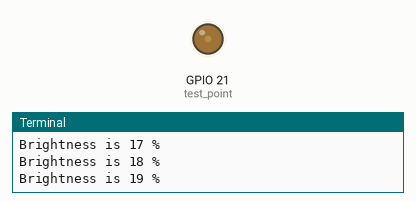
Bench run of a program on a simulated Raspberry Pi (BCM pin numbers). On the bench: output pins drawn as LEDs (lit = HIGH), the last lines printed to the terminal. At 20.0 s the program stops and its outputs stay as they are.

Above: at 3.9 s.
At 7.91 s:
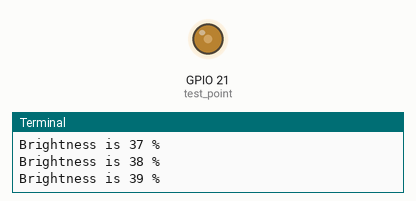
At 11.91 s:
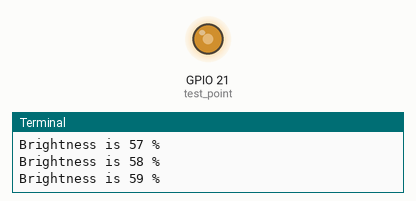
At 20.1 s:
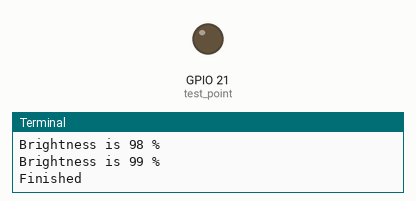
Timing chart, 0 to 21.5 s (numbered marks = the images above):
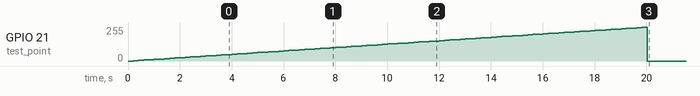

The program:

rpi-pwm.py
```python
# EG2310
# This code is used to generate a pwm signal

import time
import RPi.GPIO as GPIO

# Set pin numbering convention
# Can't use both, please choose one and comment away the other
GPIO.setmode(GPIO.BCM)
#GPIO.setmode(GPIO.BOARD)

# Set the pin to generate the pwm signal
# This pin needs to be one that is on a PWM channel
test_point = 21  # Replace ??? with the actual GPIO pin number

# Set the pin as an output
GPIO.setup(test_point, GPIO.OUT)

# Initialise pwm object with 1 kHz frequency
pwm = GPIO.PWM(test_point, 1000)
pwm.start(0)

# Begin pwm experiment
print("Start")

for i in range(0, 100, 1):
    pwm.ChangeDutyCycle(i)
    print("Brightness is", i, "%")
    time.sleep(0.2)

else:
    print("Finished")

# End the script and exit
pwm.stop()
GPIO.cleanup()
```

Measured:
- by itself, GPIO 21 (test_point): rises from 0/255 to 252/255 in 19.6 s, then falls to 0/255 in 0.20 s
